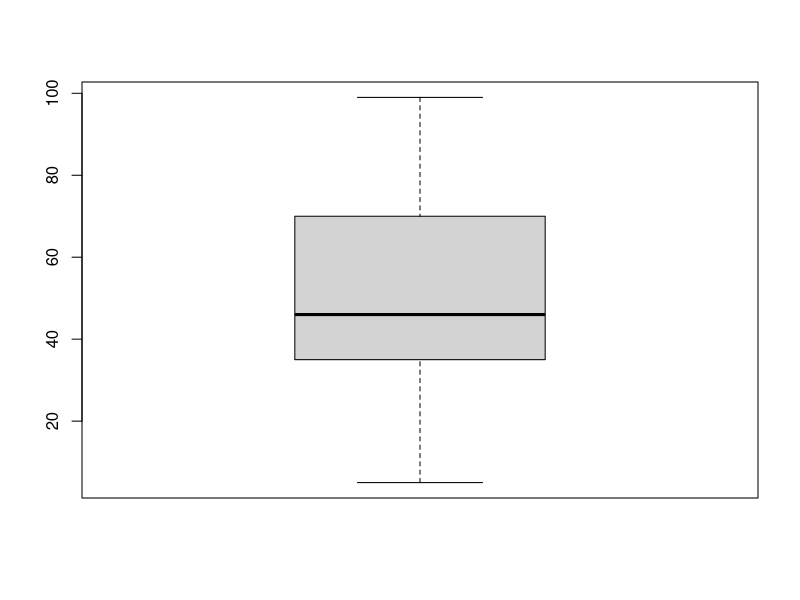
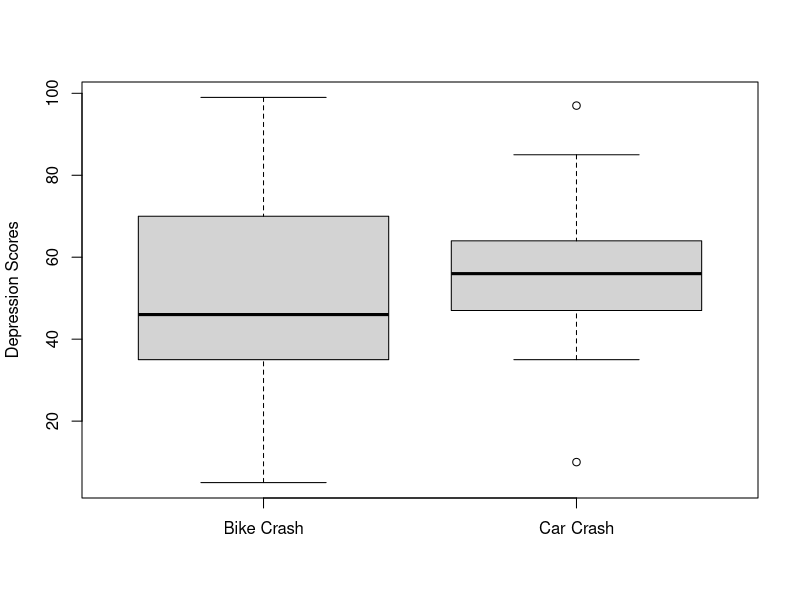

Reproduce these figures in R, in order.
## ---- chunk 1
# import the data as a vector
bike_dep <- c(45, 39, 25, 47, 49, 5, 70, 99, 74, 37, 99, 35, 8, 59)
## ---- chunk 2
# mean depression score
mean(bike_dep)

# median depression score
median(bike_dep)

# range of depression scores
max(bike_dep) - min(bike_dep)

# standard deviation of depression scores
sd(bike_dep)
## ---- chunk 3
# boxplot of depression scores
boxplot(bike_dep)
## ---- chunk 4
#| fig-height: 3

# import data as a vector
car_dep <- c(67, 50, 85, 43, 64, 35, 47, 97, 58, 58, 10, 56, 50)

# make side by side boxplots
boxplot(
  bike_dep,
  car_dep,
  names = c("Bike Crash", "Car Crash"),
  ylab = "Depression Scores"
)
## ---- chunk 5
# standard deviation of bike crash group
sd(bike_dep)

# standard deviation of car crash group
sd(car_dep)
